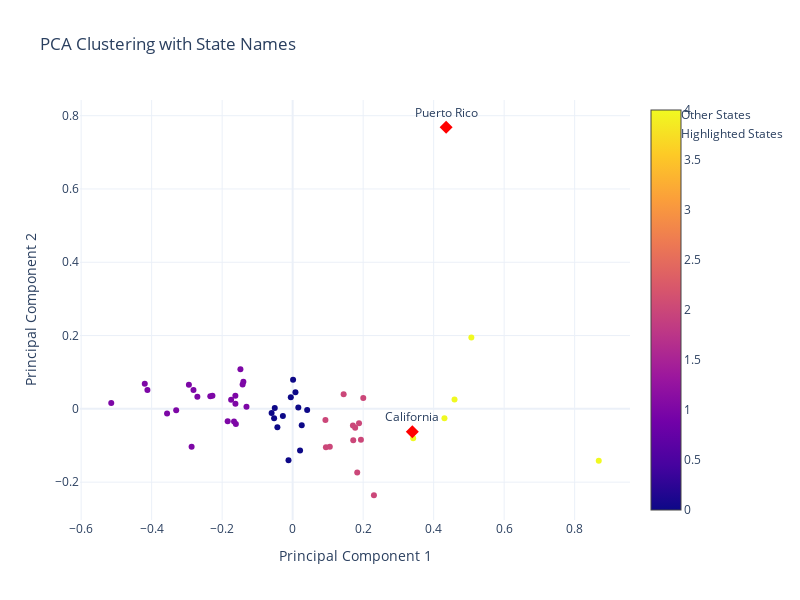

The code cell stored with this chart in its notebook:
### Markdown cell above
# IN REPORT

### Code cell
# Interactive plot of PCA
import plotly.express as px
import plotly.graph_objects as go
import pandas as pd
from sklearn.decomposition import PCA
from sklearn.cluster import KMeans

# Extract state column (if needed for visualization or labeling)
states = data['State']  # Assuming 'State' is the name of the column containing state information

# Drop state column for PCA
data_numeric = data.drop('State', axis=1)

# Perform PCA
pca = PCA(n_components=2)
pca_data = pca.fit_transform(data_numeric)

# Perform clustering on PCA-transformed data
kmeans = KMeans(n_clusters=5)  # Adjust the number of clusters as needed
clusters = kmeans.fit_predict(pca_data)

# Create a DataFrame for visualization
plot_data = pd.DataFrame({
    'PC1': pca_data[:, 0],
    'PC2': pca_data[:, 1],
    'State': states,
    'Cluster': clusters
})

# Separate data for California and Puerto Rico
highlight_data = plot_data[plot_data['State'].isin(['California', 'Puerto Rico'])]
normal_data = plot_data[~plot_data['State'].isin(['California', 'Puerto Rico'])]

# Create an interactive scatter plot using Plotly
fig = go.Figure()

# Plot for normal states
fig.add_trace(go.Scatter(
    x=normal_data['PC1'],
    y=normal_data['PC2'],
    mode='markers',
    marker=dict(color=normal_data['Cluster'], showscale=True),
    text=normal_data['State'],
    hoverinfo='text',
    name='Other States'
))

# Highlight plot for California and Puerto Rico with text positioned above
fig.add_trace(go.Scatter(
    x=highlight_data['PC1'],
    y=highlight_data['PC2'],
    mode='markers+text',  # Add text to markers
    marker=dict(color='red', size=10, symbol='diamond'),
    text=highlight_data['State'],
    textposition='top center',  # Position text above markers
    hoverinfo='text',
    name='Highlighted States'
))

# Update layout
fig.update_layout(
    title='PCA Clustering with State Names',
    xaxis=dict(title='Principal Component 1'),
    yaxis=dict(title='Principal Component 2'),
    template='plotly_white',
    width=800,
    height=600
)

# Show the plot
fig.show()

### Figure 1 — Plotly figure (JSON) as saved in the notebook; plotly's stock layout.template omitted (floating-point values rounded to 4 significant figures)
{"data": [{"hoverinfo": "text", "marker": {"color": [0, 0, 4, 2, 0, 0, 2, 0, 1, 2, 1, 0, 4, 0, 1, 1, 1, 0, 2, 1, 1, 1, 2, 4, 2, 2, 1, 1, 0, 1, 1, 2, 0, 0, 2, 1, 2, 2, 1, 1, 1, 2, 0, 1, 4, 1, 1, 4, 1, 1, 0], "showscale": true}, "mode": "markers", "name": "Other States", "text": ["50 states, District of Columbia, and Puerto Rico", "Alabama", "Alaska", "Arizona", "Arkansas", "Colorado", "Connecticut", "Delaware", "District of Columbia", "Florida", "Georgia", "Hawaii", "Idaho", "Illinois", "Indiana", "Iowa", "Kansas", "Kentucky", "Louisiana", "Maine", "Maryland", "Massachusetts", "Michigan", "Minnesota", "Mississippi", "Missouri", "Montana", "Nebraska", "Nevada", "New Hampshire", "New Jersey", "New Mexico", "New York", "North Carolina", "North Dakota", "Ohio", "Oklahoma", "Oregon", "Pennsylvania", "Rhode Island", "South Carolina", "South Dakota", "Tennessee", "Texas", "Utah", "Vermont", "Virginia", "Washington", "West Virginia", "Wisconsin", "Wyoming"], "type": "scatter", "x": [0.04119, -0.0277, 0.8684, 0.1774, -0.005233, 0.007988, 0.1447, 0.01607, -0.1397, 0.1832, -0.1611, -0.05256, 0.342, -0.05964, -0.3562, -0.4195, -0.2275, 0.00125, 0.0944, -0.412, -0.1745, -0.142, 0.2004, 0.5069, 0.1883, 0.1937, -0.1663, -0.1625, 0.02577, -0.5146, -0.2703, 0.1719, -0.04327, -0.01175, 0.1054, -0.2814, 0.2306, 0.171, -0.2336, -0.3304, -0.131, 0.09301, -0.05073, -0.1481, 0.4592, -0.2943, -0.1843, 0.4306, -0.2866, -0.1623, 0.02104], "y": [-0.002883, -0.01965, -0.1419, -0.05142, 0.03138, 0.04507, 0.0398, 0.00354, 0.07417, -0.1738, -0.04167, -0.02563, -0.08014, -0.01136, -0.01288, 0.06824, 0.03556, 0.07941, -0.1047, 0.0512, 0.02505, 0.06633, 0.02971, 0.1947, -0.03913, -0.08463, -0.03443, 0.0355, -0.04494, 0.01589, 0.03297, -0.08592, -0.04999, -0.1405, -0.1034, 0.05156, -0.2358, -0.04559, 0.03466, -0.004058, 0.005818, -0.03078, 0.002253, 0.1079, 0.02549, 0.06555, -0.03374, -0.02574, -0.1033, 0.01376, -0.1137]}, {"hoverinfo": "text", "marker": {"color": "red", "size": 10, "symbol": "diamond"}, "mode": "markers+text", "name": "Highlighted States", "text": ["California", "Puerto Rico"], "textposition": "top center", "type": "scatter", "x": [0.3395, 0.4354], "y": [-0.06239, 0.7684]}], "layout": {"height": 600, "title": {"text": "PCA Clustering with State Names"}, "width": 800, "xaxis": {"title": {"text": "Principal Component 1"}}, "yaxis": {"title": {"text": "Principal Component 2"}}}}
